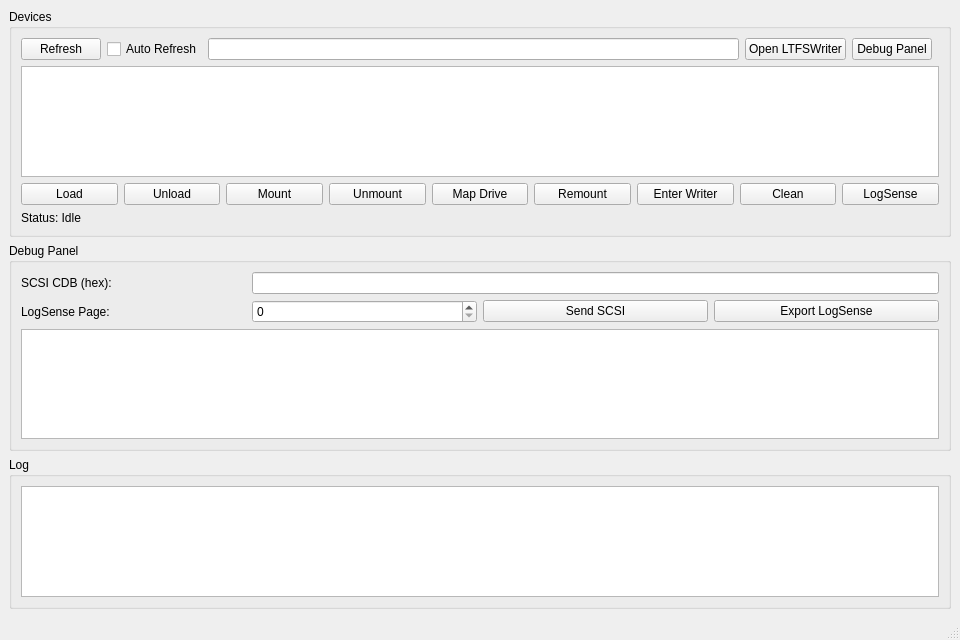
<?xml version="1.0" encoding="UTF-8"?>
<ui version="4.0">
 <class>MainWindow</class>
 <widget class="QMainWindow" name="MainWindow">
  <property name="geometry">
   <rect>
    <x>0</x>
    <y>0</y>
    <width>960</width>
    <height>640</height>
   </rect>
  </property>
  <property name="windowTitle">
   <string>QLTOTapeMan - Configurator</string>
  </property>
  <widget class="QWidget" name="centralwidget">
   <layout class="QVBoxLayout" name="verticalLayout">
    <item>
     <widget class="QGroupBox" name="deviceGroup">
      <property name="title">
       <string>Devices</string>
      </property>
      <layout class="QVBoxLayout" name="verticalLayout_2">
       <item>
        <layout class="QHBoxLayout" name="deviceToolbarLayout">
         <item><widget class="QPushButton" name="refreshButton"><property name="text"><string>Refresh</string></property></widget></item>
         <item><widget class="QCheckBox" name="autoRefreshCheck"><property name="text"><string>Auto Refresh</string></property></widget></item>
         <item><widget class="QLineEdit" name="devicePathEdit"/></item>
         <item><widget class="QPushButton" name="openWriterButton"><property name="text"><string>Open LTFSWriter</string></property></widget></item>
         <item><widget class="QPushButton" name="toggleDebugButton"><property name="text"><string>Debug Panel</string></property></widget></item>
         <item><spacer name="spacer1"><property name="orientation"><enum>Qt::Horizontal</enum></property><property name="sizeType"><enum>QSizePolicy::Expanding</enum></property></spacer></item>
        </layout>
       </item>
       <item>
        <widget class="QTableView" name="deviceView">
         <property name="selectionBehavior"><enum>QAbstractItemView::SelectRows</enum></property>
         <property name="selectionMode"><enum>QAbstractItemView::SingleSelection</enum></property>
         <property name="alternatingRowColors"><bool>true</bool></property>
         <property name="sortingEnabled"><bool>true</bool></property>
        </widget>
       </item>
       <item>
        <layout class="QGridLayout" name="deviceButtonsLayout">
         <item row="0" column="0"><widget class="QPushButton" name="loadButton"><property name="text"><string>Load</string></property></widget></item>
         <item row="0" column="1"><widget class="QPushButton" name="unloadButton"><property name="text"><string>Unload</string></property></widget></item>
         <item row="0" column="2"><widget class="QPushButton" name="mountButton"><property name="text"><string>Mount</string></property></widget></item>
         <item row="0" column="3"><widget class="QPushButton" name="unmountButton"><property name="text"><string>Unmount</string></property></widget></item>
         <item row="0" column="4"><widget class="QPushButton" name="mapDriveButton"><property name="text"><string>Map Drive</string></property></widget></item>
         <item row="0" column="5"><widget class="QPushButton" name="remountButton"><property name="text"><string>Remount</string></property></widget></item>
         <item row="0" column="6"><widget class="QPushButton" name="enterWriterButton"><property name="text"><string>Enter Writer</string></property></widget></item>
         <item row="0" column="7"><widget class="QPushButton" name="cleanButton"><property name="text"><string>Clean</string></property></widget></item>
         <item row="0" column="8"><widget class="QPushButton" name="logSenseButton"><property name="text"><string>LogSense</string></property></widget></item>
         <item row="1" column="0" colspan="9">
          <layout class="QHBoxLayout" name="statusLayout">
           <item><widget class="QLabel" name="statusLabel"><property name="text"><string>Status: Idle</string></property></widget></item>
           <item><spacer name="spacer2"><property name="orientation"><enum>Qt::Horizontal</enum></property><property name="sizeType"><enum>QSizePolicy::Expanding</enum></property></spacer></item>
          </layout>
         </item>
        </layout>
       </item>
      </layout>
     </widget>
    </item>
    <item>
     <widget class="QGroupBox" name="debugGroup">
      <property name="title"><string>Debug Panel</string></property>
      <property name="visible"><bool>false</bool></property>
      <layout class="QGridLayout" name="debugLayout">
       <item row="0" column="0"><widget class="QLabel" name="cdbLabel"><property name="text"><string>SCSI CDB (hex):</string></property></widget></item>
       <item row="0" column="1" colspan="3"><widget class="QLineEdit" name="cdbInput"/></item>
       <item row="1" column="0"><widget class="QLabel" name="logSenseLabel"><property name="text"><string>LogSense Page:</string></property></widget></item>
       <item row="1" column="1"><widget class="QSpinBox" name="logSensePage"><property name="maximum"><number>255</number></property></widget></item>
       <item row="1" column="2"><widget class="QPushButton" name="sendCdbButton"><property name="text"><string>Send SCSI</string></property></widget></item>
       <item row="1" column="3"><widget class="QPushButton" name="exportLogButton"><property name="text"><string>Export LogSense</string></property></widget></item>
       <item row="2" column="0" colspan="4">
        <widget class="QPlainTextEdit" name="debugOutput">
         <property name="readOnly"><bool>true</bool></property>
        </widget>
       </item>
      </layout>
     </widget>
    </item>
    <item>
     <widget class="QGroupBox" name="logGroup">
      <property name="title"><string>Log</string></property>
      <layout class="QVBoxLayout" name="logLayout">
       <item><widget class="QPlainTextEdit" name="logEdit"><property name="readOnly"><bool>true</bool></property></widget></item>
      </layout>
     </widget>
    </item>
   </layout>
  </widget>
  <widget class="QStatusBar" name="statusbar"/>
 </widget>
 <resources/>
 <connections/>
</ui>
